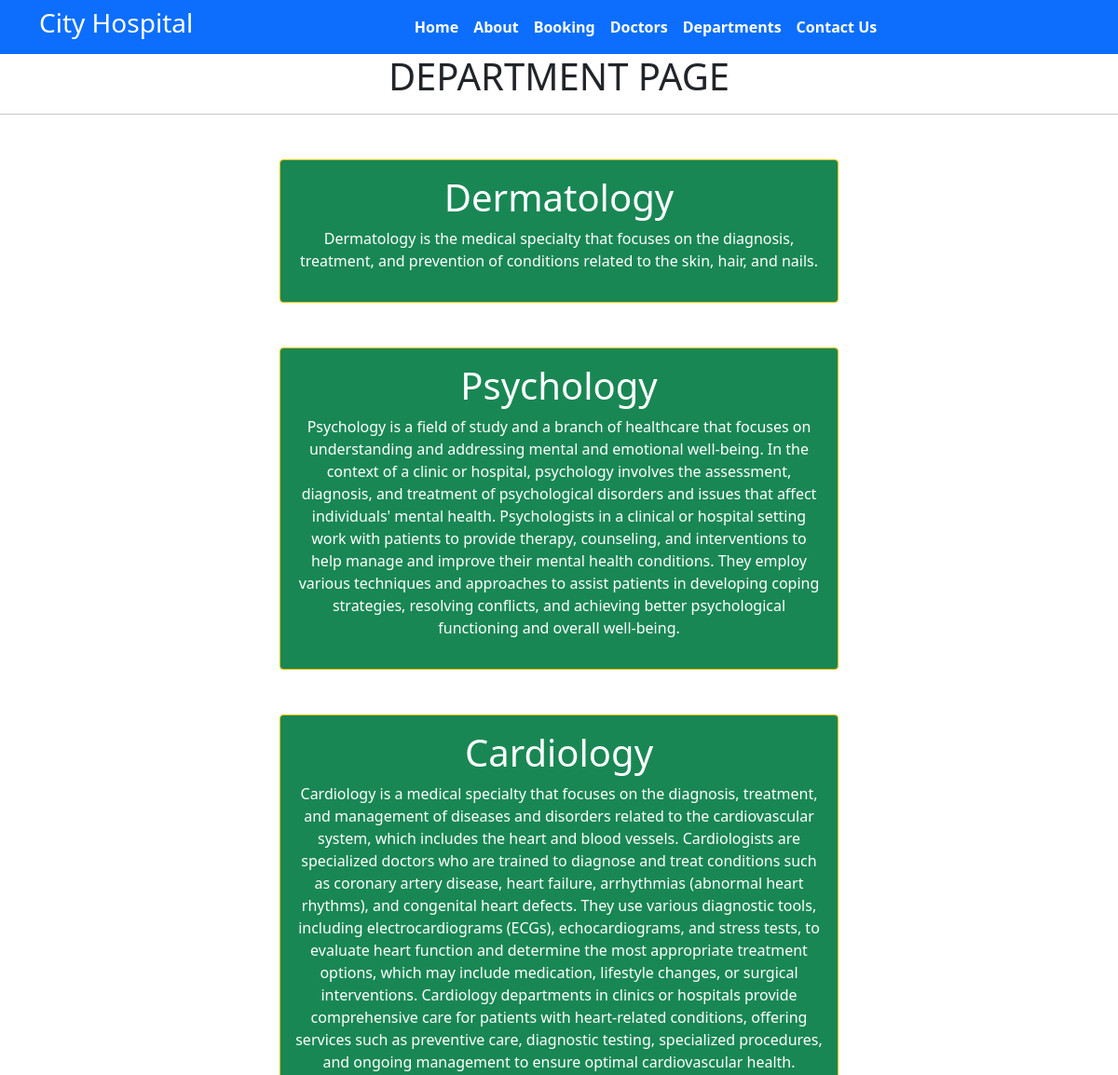
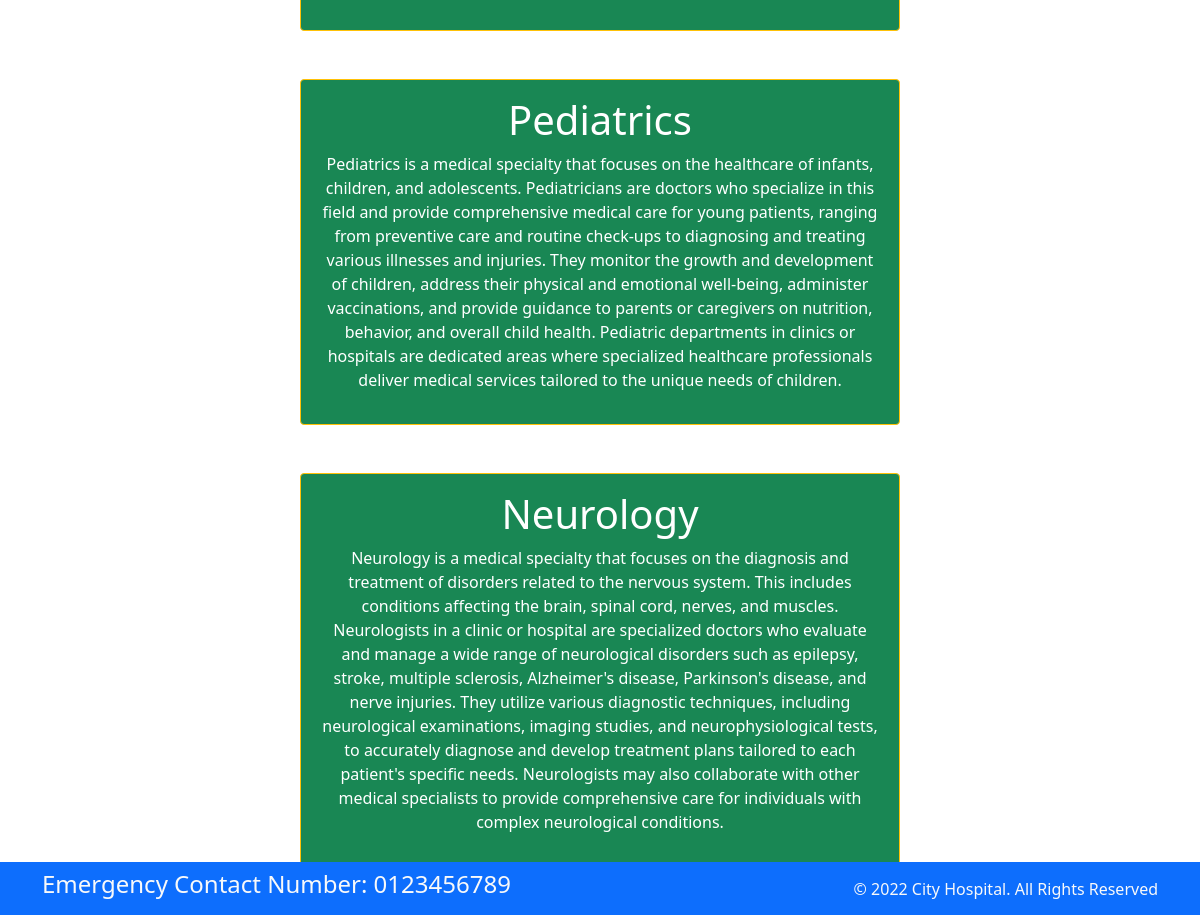
Screenshot of /departments/ with the database file from the repository (2 pictures, top to bottom).
### home/models.py (models this page shows, shortened)
class Departments (models.Model):
    dep_name = models.CharField(max_length=100)
    dep_description = models.TextField()

### home/views.py (the view)
# urls.py: path('departments/',views.departments,name='departments'),
def departments (request) :
     dict_dept = {
        'dept' :Departments.objects.all()
       }
     return render(request, 'departments.html',dict_dept)

### templates/departments.html (shortened to what this page needs)
<!DOCTYPE html>
<html>
    <head>
        <link rel="stylesheet" href="">
    </head>
    <body>
     {% extends 'base.html' %}
{%block content %}
   <h1 class="text-center" >DEPARTMENT PAGE</h1>
<hr>
{%for d in dept %}
<div class="mx-auto w-50 bg-success text-center text-white p-3 my-5 border border-warning rounded">
    <h1>{{d.dep_name}}</h1>
    <p>{{d.dep_description}}</p>
</div>
{%endfor%}
{%endblock%}

### rows the page displays
Departments: dep_name "Dermatology", dep_description "Dermatology is the medical specialty that focuses on the diagnosis, treatment, and prevention of conditions related to the skin, hair, and nails."
Departments: dep_name "Psychology", dep_description "Psychology is a field of study and a branch of healthcare that focuses on understanding and addressing mental and emotional well-being. In the context of a clinic or hospital, psychology involves the assessment, diagnosis, and treatment of psychological disorders and issues that affect individuals' mental health. Psychologists in a clinical or hospital setting work with patients to provide therapy, counseling, and interventions to help manage and improve their mental health conditions. They employ various techniques and approaches to assist patients in developing coping strategies, resolving conflicts, and achieving better psychological functioning and overall well-being."
Departments: dep_name "Cardiology", dep_description "Cardiology is a medical specialty that focuses on the diagnosis, treatment, and management of diseases and disorders related to the cardiovascular system, which includes the heart and blood vessels. Cardiologists are specialized doctors who are trained to diagnose and treat conditions such as coronary artery disease, heart failure, arrhythmias (abnormal heart rhythms), and congenital heart defects. They use various diagnostic tools, including electrocardiograms (ECGs), echocardiograms, and stress tests, to evaluate heart function and determine the most appropriate treatment options, which may include medication, lifestyle changes, or surgical interventions. Cardiology departments in clinics…"
Departments: dep_name "Pediatrics", dep_description "Pediatrics is a medical specialty that focuses on the healthcare of infants, children, and adolescents. Pediatricians are doctors who specialize in this field and provide comprehensive medical care for young patients, ranging from preventive care and routine check-ups to diagnosing and treating various illnesses and injuries. They monitor the growth and development of children, address their physical and emotional well-being, administer vaccinations, and provide guidance to parents or caregivers on nutrition, behavior, and overall child health. Pediatric departments in clinics or hospitals are dedicated areas where specialized healthcare professionals deliver medical services tailored to…"
Departments: dep_name "Neurology", dep_description "Neurology is a medical specialty that focuses on the diagnosis and treatment of disorders related to the nervous system. This includes conditions affecting the brain, spinal cord, nerves, and muscles. Neurologists in a clinic or hospital are specialized doctors who evaluate and manage a wide range of neurological disorders such as epilepsy, stroke, multiple sclerosis, Alzheimer's disease, Parkinson's disease, and nerve injuries. They utilize various diagnostic techniques, including neurological examinations, imaging studies, and neurophysiological tests, to accurately diagnose and develop treatment plans tailored to each patient's specific needs. Neurologists may also collaborate with other…"
